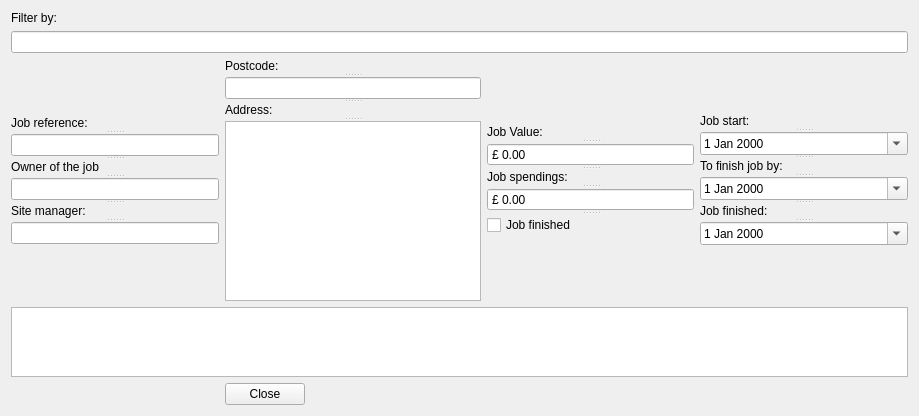
<?xml version="1.0" encoding="UTF-8"?>
<ui version="4.0">
 <class>mdiJobDetails</class>
 <widget class="QWidget" name="mdiJobDetails">
  <property name="geometry">
   <rect>
    <x>0</x>
    <y>0</y>
    <width>919</width>
    <height>412</height>
   </rect>
  </property>
  <property name="sizePolicy">
   <sizepolicy hsizetype="Preferred" vsizetype="Preferred">
    <horstretch>0</horstretch>
    <verstretch>0</verstretch>
   </sizepolicy>
  </property>
  <property name="windowTitle">
   <string>Form</string>
  </property>
  <layout class="QGridLayout" name="gridLayout">
   <item row="3" column="0" colspan="4">
    <widget class="QTableView" name="tableView">
     <property name="font">
      <font>
       <pointsize>11</pointsize>
      </font>
     </property>
     <property name="editTriggers">
      <set>QAbstractItemView::NoEditTriggers</set>
     </property>
     <property name="alternatingRowColors">
      <bool>true</bool>
     </property>
     <property name="selectionMode">
      <enum>QAbstractItemView::SingleSelection</enum>
     </property>
     <property name="selectionBehavior">
      <enum>QAbstractItemView::SelectRows</enum>
     </property>
     <property name="sortingEnabled">
      <bool>true</bool>
     </property>
     <attribute name="horizontalHeaderMinimumSectionSize">
      <number>60</number>
     </attribute>
    </widget>
   </item>
   <item row="0" column="0">
    <widget class="QLabel" name="lblFilter">
     <property name="text">
      <string>Filter by:</string>
     </property>
     <property name="buddy">
      <cstring>editFilterBy</cstring>
     </property>
    </widget>
   </item>
   <item row="1" column="0" colspan="4">
    <widget class="QLineEdit" name="editFilterBy"/>
   </item>
   <item row="2" column="0">
    <widget class="QSplitter" name="splitter_5">
     <property name="enabled">
      <bool>true</bool>
     </property>
     <property name="sizePolicy">
      <sizepolicy hsizetype="Preferred" vsizetype="Fixed">
       <horstretch>0</horstretch>
       <verstretch>0</verstretch>
      </sizepolicy>
     </property>
     <property name="orientation">
      <enum>Qt::Vertical</enum>
     </property>
     <widget class="QLabel" name="label_6">
      <property name="text">
       <string>Job reference:</string>
      </property>
      <property name="buddy">
       <cstring>editReference</cstring>
      </property>
     </widget>
     <widget class="QLineEdit" name="editReference"/>
     <widget class="QLabel" name="label_8">
      <property name="text">
       <string>Owner of the job</string>
      </property>
      <property name="buddy">
       <cstring>editOwner</cstring>
      </property>
     </widget>
     <widget class="QLineEdit" name="editOwner"/>
     <widget class="QLabel" name="label_9">
      <property name="text">
       <string>Site manager:</string>
      </property>
      <property name="buddy">
       <cstring>editSiteManager</cstring>
      </property>
     </widget>
     <widget class="QLineEdit" name="editSiteManager"/>
    </widget>
   </item>
   <item row="2" column="1">
    <widget class="QSplitter" name="splitter_4">
     <property name="sizePolicy">
      <sizepolicy hsizetype="Preferred" vsizetype="Fixed">
       <horstretch>0</horstretch>
       <verstretch>0</verstretch>
      </sizepolicy>
     </property>
     <property name="orientation">
      <enum>Qt::Vertical</enum>
     </property>
     <widget class="QLabel" name="label">
      <property name="text">
       <string>Postcode:</string>
      </property>
      <property name="buddy">
       <cstring>editPostcode</cstring>
      </property>
     </widget>
     <widget class="QLineEdit" name="editPostcode"/>
     <widget class="QLabel" name="label_2">
      <property name="text">
       <string>Address:</string>
      </property>
      <property name="buddy">
       <cstring>editAddress</cstring>
      </property>
     </widget>
     <widget class="QTextEdit" name="editAddress"/>
    </widget>
   </item>
   <item row="2" column="3">
    <widget class="QSplitter" name="splitter_2">
     <property name="sizePolicy">
      <sizepolicy hsizetype="Preferred" vsizetype="Fixed">
       <horstretch>0</horstretch>
       <verstretch>0</verstretch>
      </sizepolicy>
     </property>
     <property name="orientation">
      <enum>Qt::Vertical</enum>
     </property>
     <widget class="QLabel" name="label_3">
      <property name="text">
       <string>Job start:</string>
      </property>
      <property name="buddy">
       <cstring>editJobStart</cstring>
      </property>
     </widget>
     <widget class="QDateEdit" name="editJobStart">
      <property name="calendarPopup">
       <bool>true</bool>
      </property>
     </widget>
     <widget class="QLabel" name="label_4">
      <property name="text">
       <string>To finish job by:</string>
      </property>
      <property name="buddy">
       <cstring>editJobFinishBy</cstring>
      </property>
     </widget>
     <widget class="QDateEdit" name="editJobFinishBy">
      <property name="calendarPopup">
       <bool>true</bool>
      </property>
     </widget>
     <widget class="QLabel" name="label_5">
      <property name="text">
       <string>Job finished:</string>
      </property>
      <property name="buddy">
       <cstring>editJobFinished</cstring>
      </property>
     </widget>
     <widget class="QDateEdit" name="editJobFinished">
      <property name="calendarPopup">
       <bool>true</bool>
      </property>
     </widget>
    </widget>
   </item>
   <item row="2" column="2">
    <widget class="QSplitter" name="splitter_3">
     <property name="sizePolicy">
      <sizepolicy hsizetype="Preferred" vsizetype="Fixed">
       <horstretch>0</horstretch>
       <verstretch>0</verstretch>
      </sizepolicy>
     </property>
     <property name="orientation">
      <enum>Qt::Vertical</enum>
     </property>
     <widget class="QLabel" name="label_7">
      <property name="text">
       <string>Job Value:</string>
      </property>
      <property name="buddy">
       <cstring>editJobValue</cstring>
      </property>
     </widget>
     <widget class="QDoubleSpinBox" name="editJobValue">
      <property name="buttonSymbols">
       <enum>QAbstractSpinBox::NoButtons</enum>
      </property>
      <property name="showGroupSeparator" stdset="0">
       <bool>true</bool>
      </property>
      <property name="prefix">
       <string>£ </string>
      </property>
      <property name="maximum">
       <double>100000000000000000000.000000000000000</double>
      </property>
     </widget>
     <widget class="QLabel" name="label_10">
      <property name="text">
       <string>Job spendings:</string>
      </property>
      <property name="buddy">
       <cstring>editJobSpendings</cstring>
      </property>
     </widget>
     <widget class="QDoubleSpinBox" name="editJobSpendings">
      <property name="buttonSymbols">
       <enum>QAbstractSpinBox::NoButtons</enum>
      </property>
      <property name="showGroupSeparator" stdset="0">
       <bool>true</bool>
      </property>
      <property name="prefix">
       <string>£ </string>
      </property>
      <property name="maximum">
       <double>100000000000000000000.000000000000000</double>
      </property>
     </widget>
     <widget class="QCheckBox" name="editJobClosed">
      <property name="text">
       <string>Job finished</string>
      </property>
     </widget>
    </widget>
   </item>
   <item row="4" column="1">
    <widget class="QSplitter" name="splitter">
     <property name="sizePolicy">
      <sizepolicy hsizetype="Fixed" vsizetype="Preferred">
       <horstretch>0</horstretch>
       <verstretch>0</verstretch>
      </sizepolicy>
     </property>
     <property name="orientation">
      <enum>Qt::Horizontal</enum>
     </property>
     <widget class="QPushButton" name="buttonClose">
      <property name="text">
       <string>Close</string>
      </property>
     </widget>
    </widget>
   </item>
  </layout>
 </widget>
 <tabstops>
  <tabstop>editFilterBy</tabstop>
  <tabstop>editReference</tabstop>
  <tabstop>editOwner</tabstop>
  <tabstop>editSiteManager</tabstop>
  <tabstop>editPostcode</tabstop>
  <tabstop>editAddress</tabstop>
  <tabstop>editJobValue</tabstop>
  <tabstop>editJobStart</tabstop>
  <tabstop>editJobFinishBy</tabstop>
  <tabstop>editJobFinished</tabstop>
  <tabstop>editJobClosed</tabstop>
  <tabstop>tableView</tabstop>
  <tabstop>buttonClose</tabstop>
  <tabstop>editJobSpendings</tabstop>
 </tabstops>
 <resources/>
 <connections/>
</ui>
